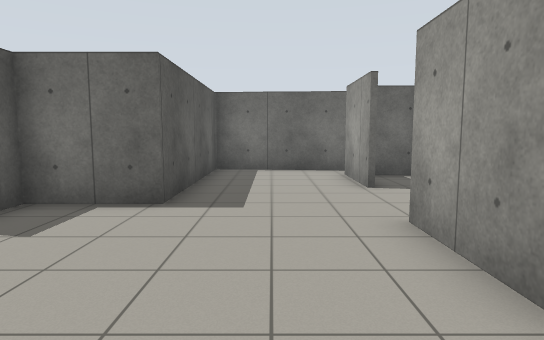
[1] (above)

16 first-person views from a walk through a Gazebo world. The camera is 1.2 m above the floor, tilts 6° down and sees 75° across. The floor is counted in squares, 1 m on a side. Each view is taken from the middle of a square. On the plan, view 1 faces up. The plan holds only what a view shows up to about 14 squares ahead; the rest is blank.

[2]
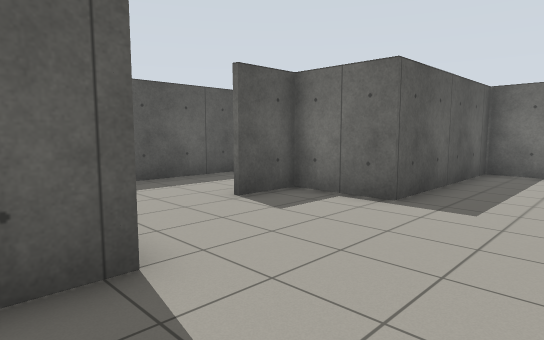

[3]
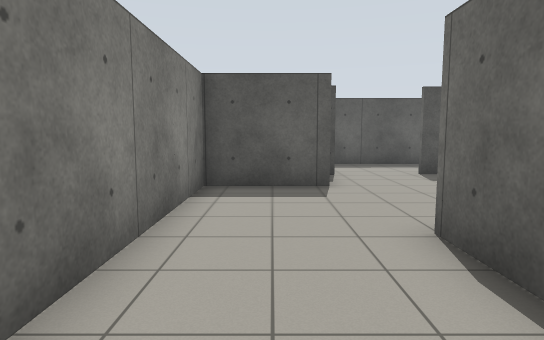

[4]
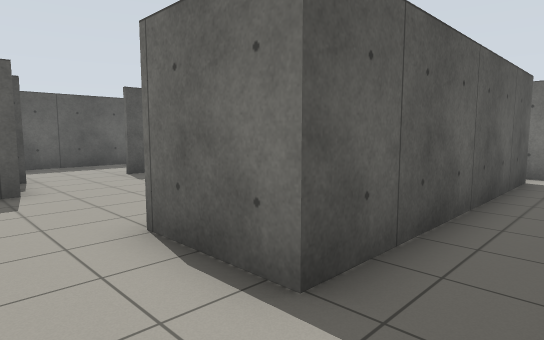

[5]
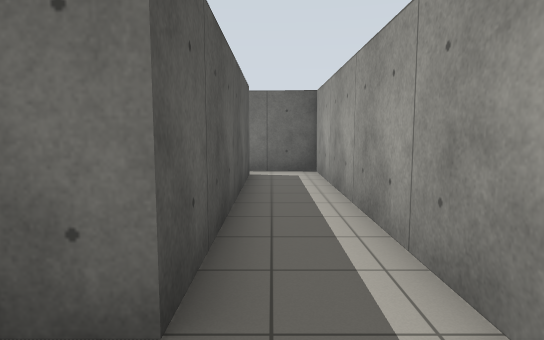

[6]
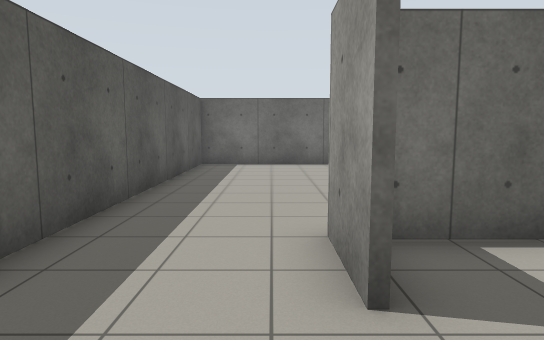

[7]
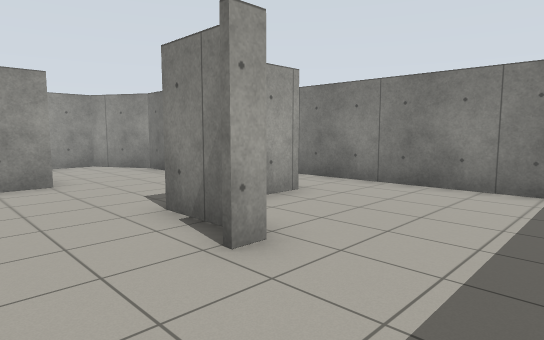

[8]
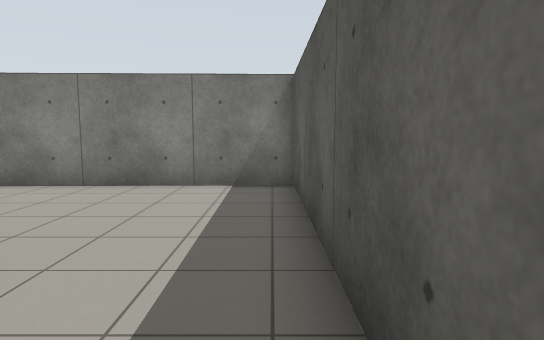

[9]
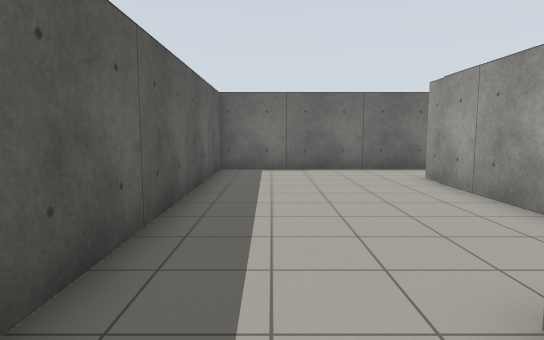

[10]
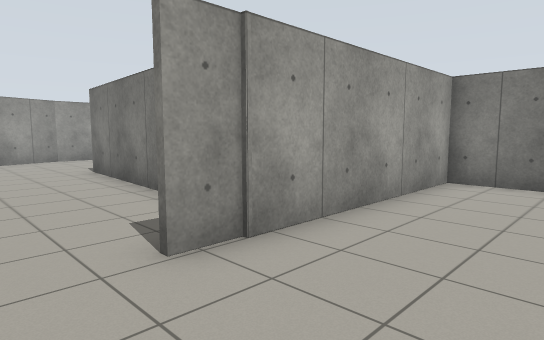

[11]
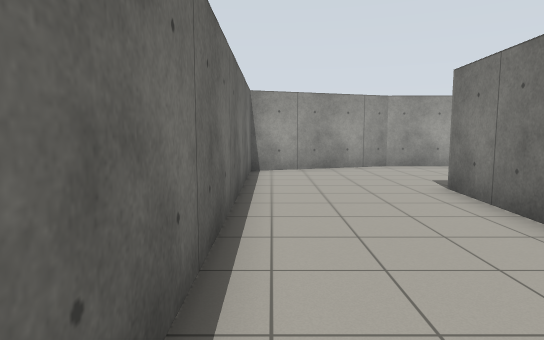

[12]
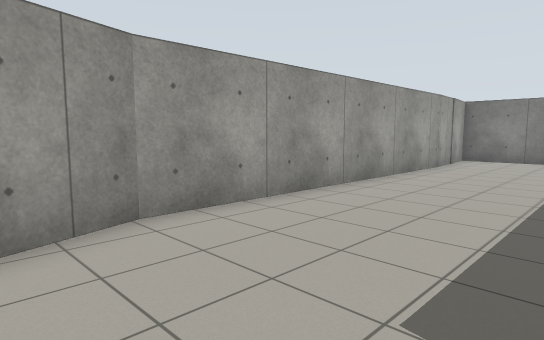

[13]
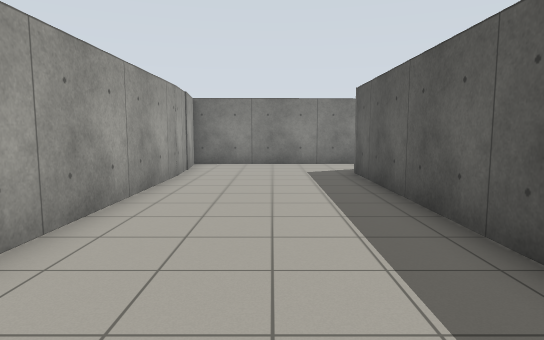

[14]
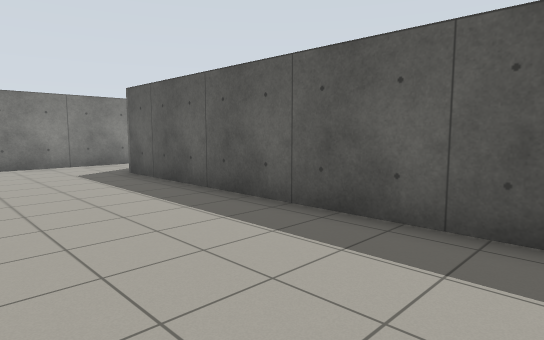

[15]
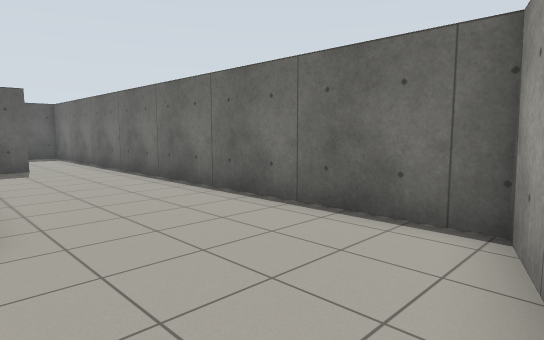

[16]
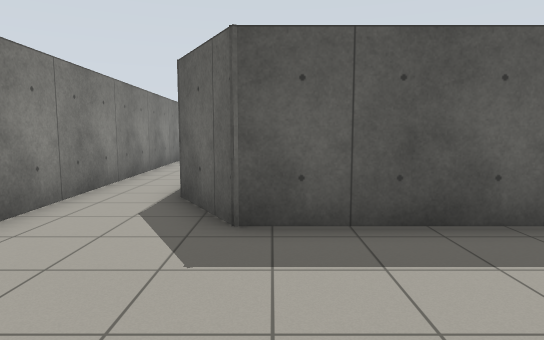

### Floor plan
Ten units are one square. View 1 is at (0, 0); x grows to the right and y downward. Boxes are objects, and circles mark ways between rooms. Rooms are numbered by the first view taken in them; rooms with no view inside come last. Other rooms are left out.
<svg viewBox="-82 -162 207 208">
<path fill="none" stroke="#000" d="M-39 -60 -20 -60 -20 -134M-43 -42 -43 -61M-35 -13 -19 -13 -19 15 44 15 64 4 64 -111 41 -112M-43 -12 -43 -19M21 -76 21 -102M-20 18 -20 8M24 -113 -19 -116 -19 -59 -42 -59 -42 -42M40 -100 29 -100M44 -103 44 -19 19 -19 19 -48M-25 -156 -77 -156 -75 41 -26 39M65 -95 65 5 44 17M17 -115 66 -112M116 15 117 -109 101 -157 -25 -156M-18 -134 -18 -126M-26 39 120 35 117 14"/>
<circle cx="-30" cy="-145" r="3" fill="#2a7"/>
<circle cx="-30" cy="30" r="3" fill="#2a7"/>
<text x="-20" y="-50">1</text>
<text x="80" y="-70">2</text>
</svg>
Room 1 opens to room 2.

Where each view was taken, in squares from view 1:
view 1: 0 up, 0 right, facing up
view 2: 0 up, 1 right, facing up-left
view 3: 0 up, 6 right, facing left
view 4: 0 up, 6 right, facing up-left
view 5: 0 up, 5 right, facing up
view 6: 2 up, 5 left, facing up
view 7: 4 up, 7 left, facing down-right
view 8: 4 up, 7 left, facing down
view 9: 4 up, 6 left, facing up
view 10: 15 up, 5 left, facing down-right
view 11: 15 up, 1 left, facing right
view 12: 13 up, 7 right, facing down-right
view 13: 10 up, 9 right, facing down
view 14: 10 up, 11 right, facing down-left
view 15: 11 up, 11 right, facing up-left
view 16: 0 up, 11 right, facing left
